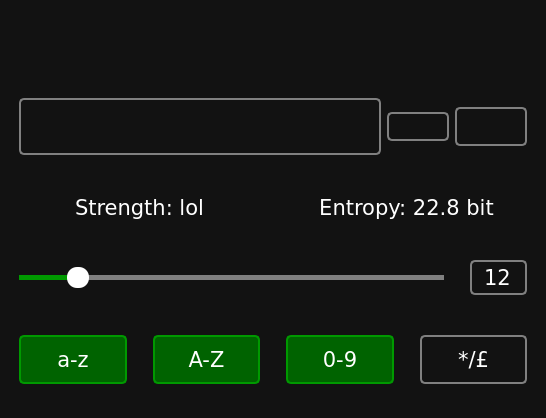
<?xml version="1.0" encoding="UTF-8"?>
<ui version="4.0">
 <class>MainWindow</class>
 <widget class="QMainWindow" name="MainWindow">
  <property name="geometry">
   <rect>
    <x>0</x>
    <y>0</y>
    <width>510</width>
    <height>418</height>
   </rect>
  </property>
  <property name="windowTitle">
   <string>Password Generator</string>
  </property>
  <property name="windowIcon">
   <iconset resource="resources.qrc">
    <normaloff>:/icons/icons/outline_key_black_24dp.png</normaloff>:/icons/icons/outline_key_black_24dp.png</iconset>
  </property>
  <property name="styleSheet">
   <string notr="true">QWidget {
	color: white;
	background-color: #121212;
	font-family: Verdana;
	font-size: 16pt;
	margin: 10px;
}

QPushButton {
	border: 2px solid gray;
	border-radius: 5px;
}

QPushButton#btn_lower, #btn_upper, #btn_digits, #btn_special {
	padding: 10px;
}

QPushButton:hover {
	border-color: #090;
}

QPushButton:pressed {
	border: 4px solid #090;
	border-radius: 5px;
}

QPushButton:checked {
	background-color: #006300;
	border-color: #090;
}</string>
  </property>
  <widget class="QWidget" name="centralwidget">
   <property name="styleSheet">
    <string notr="true"/>
   </property>
   <layout class="QVBoxLayout" name="verticalLayout">
    <item>
     <widget class="QPushButton" name="icon_lock">
      <property name="enabled">
       <bool>false</bool>
      </property>
      <property name="styleSheet">
       <string notr="true">border: none;</string>
      </property>
      <property name="text">
       <string/>
      </property>
      <property name="icon">
       <iconset>
        <disabledon>:/icons/icons/lock_white_24dp.svg</disabledon>
       </iconset>
      </property>
      <property name="iconSize">
       <size>
        <width>100</width>
        <height>100</height>
       </size>
      </property>
      <property name="checkable">
       <bool>false</bool>
      </property>
     </widget>
    </item>
    <item>
     <layout class="QHBoxLayout" name="layout_password">
      <item>
       <widget class="QFrame" name="frame_password">
        <property name="sizePolicy">
         <sizepolicy hsizetype="Minimum" vsizetype="Maximum">
          <horstretch>0</horstretch>
          <verstretch>0</verstretch>
         </sizepolicy>
        </property>
        <property name="styleSheet">
         <string notr="true">QFrame {
	border: 2px solid gray;
	border-radius: 5px;
	margin-right: 0;
}

QFrame:hover {
	border-color: #090;
}</string>
        </property>
        <property name="frameShape">
         <enum>QFrame::StyledPanel</enum>
        </property>
        <property name="frameShadow">
         <enum>QFrame::Raised</enum>
        </property>
        <layout class="QHBoxLayout" name="horizontalLayout_2">
         <item>
          <widget class="QLineEdit" name="line_password">
           <property name="styleSheet">
            <string notr="true">QLineEdit {
	border: none;
	margin: 0;
	font-size: 20pt;
}</string>
           </property>
          </widget>
         </item>
         <item>
          <widget class="QPushButton" name="btn_visibility">
           <property name="cursor">
            <cursorShape>PointingHandCursor</cursorShape>
           </property>
           <property name="styleSheet">
            <string notr="true">QPushButton{
	border: none;
	margin: 0;
	background-color: transparent;
}</string>
           </property>
           <property name="text">
            <string/>
           </property>
           <property name="icon">
            <iconset resource="resources.qrc">
             <normaloff>:/icons/icons/visibility_off_white_24dp.svg</normaloff>
             <normalon>:/icons/icons/visibility_white_24dp.svg</normalon>:/icons/icons/visibility_off_white_24dp.svg</iconset>
           </property>
           <property name="iconSize">
            <size>
             <width>30</width>
             <height>30</height>
            </size>
           </property>
           <property name="checkable">
            <bool>true</bool>
           </property>
           <property name="checked">
            <bool>true</bool>
           </property>
          </widget>
         </item>
        </layout>
       </widget>
      </item>
      <item>
       <widget class="QPushButton" name="btn_refresh">
        <property name="cursor">
         <cursorShape>PointingHandCursor</cursorShape>
        </property>
        <property name="styleSheet">
         <string notr="true">QPushButton {
	margin-right: 0;
	margin-left: 0;
}</string>
        </property>
        <property name="text">
         <string/>
        </property>
        <property name="icon">
         <iconset>
          <normalon>:/icons/icons/refresh_white_24dp.svg</normalon>
         </iconset>
        </property>
        <property name="iconSize">
         <size>
          <width>52</width>
          <height>52</height>
         </size>
        </property>
        <property name="shortcut">
         <string>Ctrl+R</string>
        </property>
       </widget>
      </item>
      <item>
       <widget class="QPushButton" name="btn_copy">
        <property name="cursor">
         <cursorShape>PointingHandCursor</cursorShape>
        </property>
        <property name="styleSheet">
         <string notr="true">QPushButton {
	padding: 5px;
	margin-left: 0;
}</string>
        </property>
        <property name="text">
         <string/>
        </property>
        <property name="icon">
         <iconset>
          <normalon>:/icons/icons/content_copy_white_24dp.svg</normalon>
         </iconset>
        </property>
        <property name="iconSize">
         <size>
          <width>42</width>
          <height>42</height>
         </size>
        </property>
        <property name="shortcut">
         <string>Ctrl+C</string>
        </property>
       </widget>
      </item>
     </layout>
    </item>
    <item>
     <layout class="QHBoxLayout" name="layout_info">
      <item>
       <widget class="QLabel" name="label_strength">
        <property name="sizePolicy">
         <sizepolicy hsizetype="Preferred" vsizetype="Maximum">
          <horstretch>0</horstretch>
          <verstretch>0</verstretch>
         </sizepolicy>
        </property>
        <property name="text">
         <string>Strength: lol</string>
        </property>
        <property name="alignment">
         <set>Qt::AlignCenter</set>
        </property>
       </widget>
      </item>
      <item>
       <widget class="QLabel" name="label_entropy">
        <property name="sizePolicy">
         <sizepolicy hsizetype="Preferred" vsizetype="Maximum">
          <horstretch>0</horstretch>
          <verstretch>0</verstretch>
         </sizepolicy>
        </property>
        <property name="text">
         <string>Entropy: 22.8 bit</string>
        </property>
        <property name="alignment">
         <set>Qt::AlignCenter</set>
        </property>
       </widget>
      </item>
     </layout>
    </item>
    <item>
     <layout class="QHBoxLayout" name="layout_length">
      <item>
       <widget class="QSlider" name="slider_length">
        <property name="cursor">
         <cursorShape>PointingHandCursor</cursorShape>
        </property>
        <property name="styleSheet">
         <string notr="true">QSlider::groove:horizontal {
	background-color: transparent;
	height: 5px
}

QSlider::sub-page:horizontal {
	background-color: #090;
}

QSlider::add-page:horizontal {
	background-color: gray;
}

QSlider::handle:horizontal {
	background-color: white;
	width: 22px;
	border-radius: 10px;
	margin-top: -8px;
	margin-bottom: -8px;
}</string>
        </property>
        <property name="maximum">
         <number>100</number>
        </property>
        <property name="value">
         <number>12</number>
        </property>
        <property name="orientation">
         <enum>Qt::Horizontal</enum>
        </property>
       </widget>
      </item>
      <item>
       <widget class="QSpinBox" name="spiner_length">
        <property name="styleSheet">
         <string notr="true">QSpinBox {
	border: 2px solid gray;
	border-radius: 5px;
	background: transparent;
	padding: 2px;
}

QSpinBox:hover {
	border-color: #009900;
}</string>
        </property>
        <property name="alignment">
         <set>Qt::AlignCenter</set>
        </property>
        <property name="buttonSymbols">
         <enum>QAbstractSpinBox::NoButtons</enum>
        </property>
        <property name="maximum">
         <number>100</number>
        </property>
        <property name="value">
         <number>12</number>
        </property>
       </widget>
      </item>
     </layout>
    </item>
    <item>
     <layout class="QHBoxLayout" name="layout_characters">
      <item>
       <widget class="QPushButton" name="btn_lower">
        <property name="cursor">
         <cursorShape>PointingHandCursor</cursorShape>
        </property>
        <property name="text">
         <string>a-z</string>
        </property>
        <property name="checkable">
         <bool>true</bool>
        </property>
        <property name="checked">
         <bool>true</bool>
        </property>
       </widget>
      </item>
      <item>
       <widget class="QPushButton" name="btn_upper">
        <property name="cursor">
         <cursorShape>PointingHandCursor</cursorShape>
        </property>
        <property name="text">
         <string>A-Z</string>
        </property>
        <property name="checkable">
         <bool>true</bool>
        </property>
        <property name="checked">
         <bool>true</bool>
        </property>
       </widget>
      </item>
      <item>
       <widget class="QPushButton" name="btn_digits">
        <property name="cursor">
         <cursorShape>PointingHandCursor</cursorShape>
        </property>
        <property name="text">
         <string>0-9</string>
        </property>
        <property name="checkable">
         <bool>true</bool>
        </property>
        <property name="checked">
         <bool>true</bool>
        </property>
       </widget>
      </item>
      <item>
       <widget class="QPushButton" name="btn_special">
        <property name="cursor">
         <cursorShape>PointingHandCursor</cursorShape>
        </property>
        <property name="text">
         <string>*/£</string>
        </property>
        <property name="checkable">
         <bool>true</bool>
        </property>
       </widget>
      </item>
     </layout>
    </item>
   </layout>
  </widget>
 </widget>
 <resources>
  <include location="resources.qrc"/>
 </resources>
 <connections/>
</ui>
